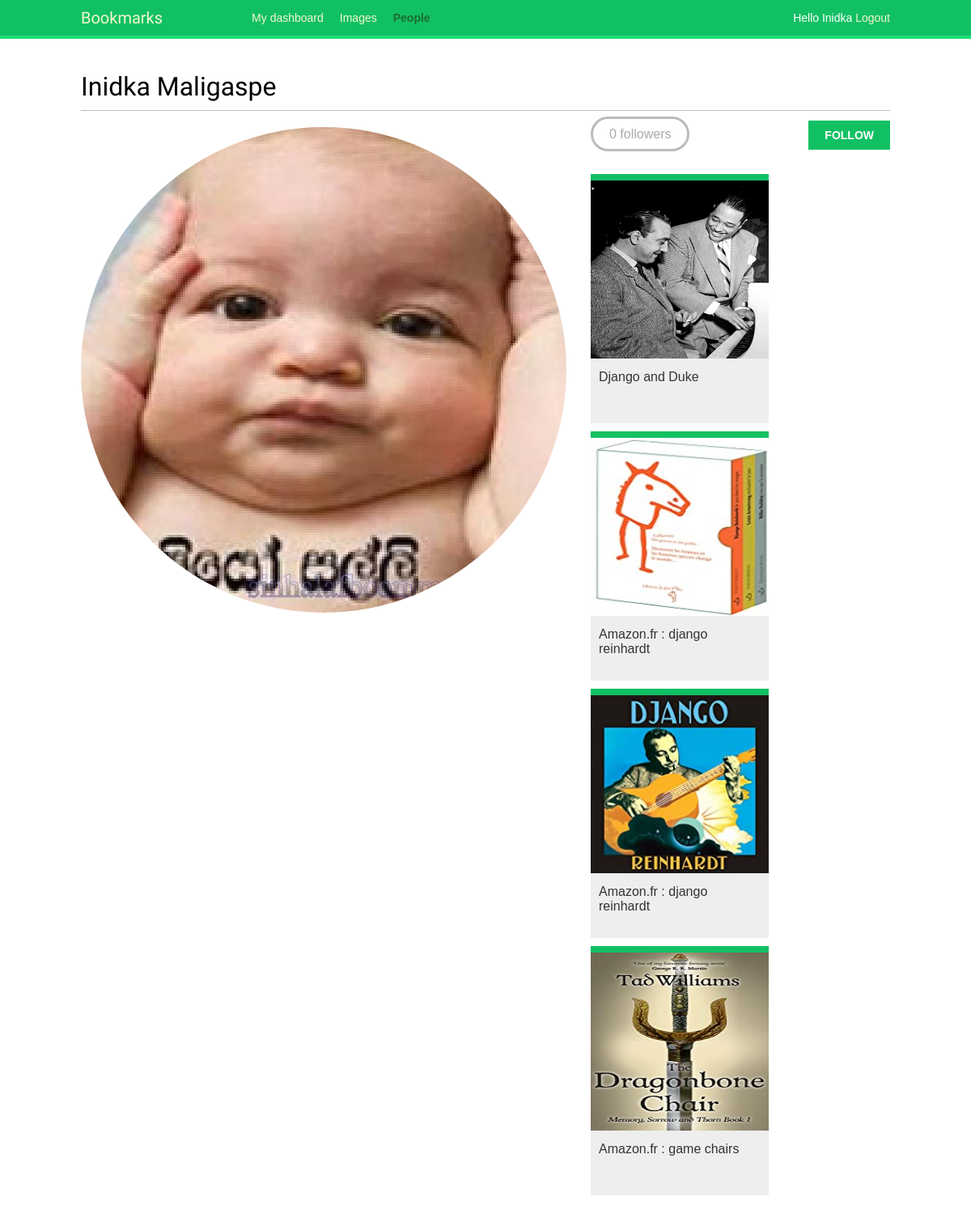
/account/users/indika (signed in), run on the app's committed database.
### images/models.py (models this page shows, shortened)
class Image(models.Model):
    user = models.ForeignKey(settings.AUTH_USER_MODEL,
                            related_name='images_created',
                            on_delete=models.CASCADE)
    title = models.CharField(max_length=200)
    slug = models.SlugField(max_length=200, blank=True)
    url = models.URLField()
    image = models.ImageField(upload_to='images/%Y/%m/%d/')
    description = models.TextField(blank=True)
    created = models.DateField(auto_now_add=True, db_index=True)
    users_like = models.ManyToManyField(settings.AUTH_USER_MODEL,
                                        related_name='images_liked',
                                        blank=True)
    total_likes = models.PositiveIntegerField(db_index=True, default=0)
    def get_absolute_url(self):
        return reverse("images:detail", args=[self.id, self.slug])

### account/views.py (the view)
# urls.py: path('users/<username>', views.user_detail, name='user_detail'),
@login_required
def user_detail(request , username):
    user = get_object_or_404(User, username=username, is_active=True)
    return render (request,
            'account/user/detail.html',
            {'section': 'people',
            'user': user})

### account/templates/account/user/detail.html (shortened to what this page needs)
{% extends 'base.html' %}
{% load thumbnail %}
{% block content %}
    <h1>{{user.get_full_name}}</h1>
    <div class="profile-info">
        {% thumbnail user.profile.photo "180x180" crop="100%" as im %}
            <img src="{{ im.url }}" class="user-detail">
        {% endthumbnail %}
    </div>
    {% with total_followers=user.followers.count %}
        <span class="count">
            <span class="total"> {{ total_followers }} </span>
            follower{{total_followers|pluralize}}
        </span>
        <a href="#" data-id="{{ user.id }}" data-action="{% if request.user in user.followers.all %}un{% endif %}follow" class="follow button">
        {% if request.user not in user.followers.all  %}
            Follow
        {% else %}
            Unfollow
        {% endif %}
        </a>
        <div id="image-list" class="image-container">
            {% include "images/image/list_ajax.html" with images=user.images_created.all %}
        </div>
    {% endwith %}
{% endblock content %}

### account/templates/base.html (shortened to what this page needs)
{% load staticfiles %}
<!DOCTYPE html>
<html>
    <head>
        <link href="{% static "css/base.css" %}" rel="stylesheet">
    </head>
    <body>
        <div id="header">
            <span class="logo">Bookmarks</span>
            {% if request.user.is_authenticated %}
                <ul class="menu">
                    <li {% if section == "dashboard" %}class="selected"{% endif %}>
                        <a href="{% url "dashboard" %}">My dashboard</a>
                    </li>
                    <li {% if section == "images" %}class="selected"{% endif %}>
                        <a href="{% url "images:list" %}">Images</a>
                    </li>
                    <li {% if section == "people" %}class="selected"{% endif %}>
                        <a href="{% url 'user_list' %}">People</a>
                    </li>
                </ul>
            {% endif%}
            <span class="user">
                {% if request.user.is_authenticated %}
                    Hello {{ request.user.first_name }}
                    <a href="{% url "logout" %}">Logout</a>
                {% else %}
                <a href="{% url "login" %}">Login</a>
                {% endif %}
            </span>
        </div>
        <div id="content">
            {% block content %}
            {% endblock %}
        </div>
    </body>
</html>

### images/templates/images/image/list_ajax.html
{% load thumbnail %}
{% for  image in images  %}
    <div class="image">
        <a href="{{ image.get_absolute_url }}">
            {% thumbnail image.image "300x300" crop="100%" as im %}
                <a href="{{ image.get_absolute_url }}">
                    <img src="{{ im.url }}">
                </a>
            {%endthumbnail%}
        </a>
        <div class="info">
             <a href=" {{ image.get_absolute_url }}" class="title">
                {{ image.title }}
            </a>
        </div>
    </div>
{% endfor %}

### account/static/css/base.css (style rules this page uses)
body { margin:0; padding:0; font-family:helvetica, sans-serif; }
a { color:#12c064; text-decoration:none; }
h1, h2, h3, h4, h5 , h6 { font-family: 'Muli', sans-serif; font-weight:normal; }
h1 { border-bottom:1px solid #bbb; padding:0 0 10px 0; margin:10px 0 20px 0; }
#header { padding:10px 100px; font-size:14px; background:#12c064; color:#fff; border-bottom:4px solid #1cdf78; overflow:auto; }
#header .logo { font-family: 'Muli', sans-serif; float:left; color:#f3f7cc; font-size:20px; margin-right:10%; }
#header ul.menu { list-style:none; float:left; margin:0; padding:0; }
#header ul.menu li { float:left; padding:4px 10px; }
#header ul.menu li.selected a, #header ul.menu li.selected a:hover { color:#1b6d32; font-weight:bold; }
#header a { color:#f3f7cc; }
#header .user { float:right; padding-top:4px; }
#content { padding:30px 100px; }
input[type=submit], a.button { font-weight:bold; background:#12c064; color:#fff; padding:10px 20px; font-size:14px; text-transform:uppercase; }
.count { color:#aaa; border:3px solid #bbb; border-radius:26px; padding:10px 20px; margin:20px 10px 0; }
a.like, a.follow { float:right; margin-top:-8px; }
#image-list { overflow:auto; }
#image-list .image { float:left; width:220px; height:300px; margin:0 10px 10px 10px; border-top:8px solid #12c064; background:#eee; }
#image-list img { width:220px; height:220px; }
#image-list .info { padding:10px; }
#image-list .info a { color:#333; }
img.user-detail { border-radius:50%; float:left; }
.profile-info { float:left; overflow:auto; margin-right:20px; }
.image-container { margin-top:40px; }

### data on the page
Image: shows a picture, title "Django and Duke"
Image: shows a picture, title "Amazon.fr : django reinhardt"
Image: shows a picture, title "Amazon.fr : django reinhardt"
Image: shows a picture, title "Amazon.fr : game chairs"

### other printed values
{{ request.user.first_name }} "Inidka"
{{ user.get_full_name }} "Inidka Maligaspe"
{{ total_followers }} "0"
